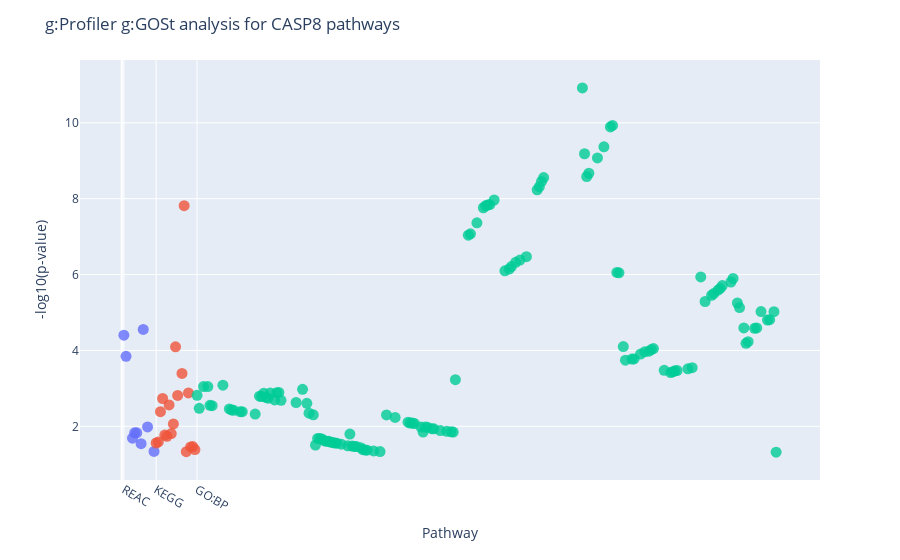

Write notebook code for a chart like this one.
### Code cell
# send request to g:profiler API

gprofiler = gg.gGOSt(reg_geneset, GOI)

### Figure 1 — Plotly figure (JSON) as saved in the notebook; plotly's stock layout.template omitted (floating-point values rounded to 4 significant figures; data arrays with more than 128 entries replaced by an {"elided": "..."} marker saying what was removed)
{"data": [{"customdata": [["REAC", "REAC:R-HSA-9013149"], ["REAC", "REAC:R-HSA-9012999"], ["REAC", "REAC:R-HSA-449147"], ["REAC", "REAC:R-HSA-5663213"], ["REAC", "REAC:R-HSA-114604"], ["REAC", "REAC:R-HSA-75158"], ["REAC", "REAC:R-HSA-75157"], ["REAC", "REAC:R-HSA-9706374"], ["REAC", "REAC:R-HSA-451927"]], "hovertemplate": "<b>%{hovertext}</b><br><br>index=%{x}<br>nlog(p)=%{y}<br>native=%{customdata[1]}<extra></extra>", "hovertext": ["RAC1 GTPase cycle", "RHO GTPase cycle", "Signaling by Interleukins", "RHO GTPases Activate WASPs and WAVEs", "GPVI-mediated activation cascade", "TRAIL  signaling", "FasL/ CD95L signaling", "FLT3 signaling through SRC family kinases", "Interleukin-2 family signaling"], "legendgroup": "REAC", "marker": {"color": "#636efa", "opacity": 0.8, "size": 11, "symbol": "circle"}, "mode": "markers", "name": "REAC", "orientation": "v", "showlegend": false, "type": "scatter", "x": [1, 2, 5, 6, 7, 9, 10, 12, 15], "xaxis": "x", "y": [4.403, 3.845, 1.687, 1.828, 1.828, 1.543, 4.553, 1.983, 1.337], "yaxis": "y"}, {"customdata": [["KEGG", "KEGG:05163"], ["KEGG", "KEGG:05145"], ["KEGG", "KEGG:05330"], ["KEGG", "KEGG:05130"], ["KEGG", "KEGG:05142"], ["KEGG", "KEGG:05140"], ["KEGG", "KEGG:04210"], ["KEGG", "KEGG:05132"], ["KEGG", "KEGG:05416"], ["KEGG", "KEGG:04670"], ["KEGG", "KEGG:04666"], ["KEGG", "KEGG:05135"], ["KEGG", "KEGG:04650"], ["KEGG", "KEGG:04660"], ["KEGG", "KEGG:04062"], ["KEGG", "KEGG:04662"], ["KEGG", "KEGG:04668"], ["KEGG", "KEGG:04514"]], "hovertemplate": "<b>%{hovertext}</b><br><br>index=%{x}<br>nlog(p)=%{y}<br>native=%{customdata[1]}<extra></extra>", "hovertext": ["Human cytomegalovirus infection", "Toxoplasmosis", "Allograft rejection", "Pathogenic Escherichia coli infection", "Chagas disease", "Leishmaniasis", "Apoptosis", "Salmonella infection", "Viral myocarditis", "Leukocyte transendothelial migration", "Fc gamma R-mediated phagocytosis", "Yersinia infection", "Natural killer cell mediated cytotoxicity", "T cell receptor signaling pathway", "Chemokine signaling pathway", "B cell receptor signaling pathway", "TNF signaling pathway", "Cell adhesion molecules"], "legendgroup": "KEGG", "marker": {"color": "#EF553B", "opacity": 0.8, "size": 11, "symbol": "circle"}, "mode": "markers", "name": "KEGG", "orientation": "v", "showlegend": false, "type": "scatter", "x": [16, 17, 18, 19, 20, 21, 22, 23, 24, 25, 26, 28, 29, 30, 31, 32, 33, 34], "xaxis": "x", "y": [1.56, 1.587, 2.385, 2.733, 1.768, 1.738, 2.564, 1.81, 2.062, 4.096, 2.813, 3.395, 7.816, 1.331, 2.881, 1.458, 1.467, 1.386], "yaxis": "y"}, {"customdata": {"elided": "133x2 str values"}, "hovertemplate": "<b>%{hovertext}</b><br><br>index=%{x}<br>nlog(p)=%{y}<br>native=%{customdata[1]}<extra></extra>", "hovertext": {"elided": "133 str values"}, "legendgroup": "GO:BP", "marker": {"color": "#00cc96", "opacity": 0.8, "size": 11, "symbol": "circle"}, "mode": "markers", "name": "GO:BP", "orientation": "v", "showlegend": false, "type": "scatter", "x": {"elided": "133 int values"}, "xaxis": "x", "y": {"elided": "133 float values"}, "yaxis": "y"}], "layout": {"legend": {"title": {"text": "source"}, "tracegroupgap": 0}, "margin": {"t": 60}, "title": {"text": "g:Profiler g:GOSt analysis for CASP8 pathways"}, "xaxis": {"anchor": "y", "domain": [0, 1], "ticktext": ["REAC", "KEGG", "GO:BP"], "tickvals": [1, 16, 35], "title": {"text": "Pathway"}}, "yaxis": {"anchor": "x", "domain": [0, 1], "title": {"text": "-log10(p-value)"}}}}
